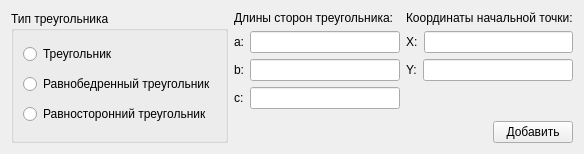
<?xml version="1.0" encoding="UTF-8"?>
<ui version="4.0">
 <class>InterfaceWindow</class>
 <widget class="QWidget" name="InterfaceWindow">
  <property name="geometry">
   <rect>
    <x>0</x>
    <y>0</y>
    <width>584</width>
    <height>154</height>
   </rect>
  </property>
  <property name="windowTitle">
   <string>Выбор треугольника</string>
  </property>
  <layout class="QHBoxLayout" name="horizontalLayout_7">
   <item>
    <widget class="QGroupBox" name="groupBox">
     <property name="title">
      <string>Тип треугольника</string>
     </property>
     <layout class="QVBoxLayout" name="verticalLayout">
      <item>
       <widget class="QRadioButton" name="_triangleButton">
        <property name="text">
         <string>Треугольник</string>
        </property>
       </widget>
      </item>
      <item>
       <widget class="QRadioButton" name="_isoscelesTriangleButton">
        <property name="text">
         <string>Равнобедренный треугольник</string>
        </property>
       </widget>
      </item>
      <item>
       <widget class="QRadioButton" name="_equilateralTriangleButton">
        <property name="text">
         <string>Равносторонний треугольник</string>
        </property>
       </widget>
      </item>
     </layout>
    </widget>
   </item>
   <item>
    <layout class="QVBoxLayout" name="verticalLayout_4">
     <item>
      <widget class="QLabel" name="_labelTextLen">
       <property name="text">
        <string>Длины сторон треугольника:</string>
       </property>
      </widget>
     </item>
     <item>
      <layout class="QHBoxLayout" name="horizontalLayout_6">
       <item>
        <widget class="QLabel" name="_labelA">
         <property name="text">
          <string>a:</string>
         </property>
        </widget>
       </item>
       <item>
        <widget class="QLineEdit" name="_lineEditA"/>
       </item>
      </layout>
     </item>
     <item>
      <layout class="QHBoxLayout" name="horizontalLayout_5">
       <item>
        <widget class="QLabel" name="_labelB">
         <property name="text">
          <string>b:</string>
         </property>
        </widget>
       </item>
       <item>
        <widget class="QLineEdit" name="_lineEditB"/>
       </item>
      </layout>
     </item>
     <item>
      <layout class="QHBoxLayout" name="horizontalLayout_4">
       <item>
        <widget class="QLabel" name="_labelC">
         <property name="text">
          <string>c:</string>
         </property>
        </widget>
       </item>
       <item>
        <widget class="QLineEdit" name="_lineEditC"/>
       </item>
      </layout>
     </item>
     <item>
      <spacer name="_verticalSpacerLen">
       <property name="orientation">
        <enum>Qt::Vertical</enum>
       </property>
       <property name="sizeHint" stdset="0">
        <size>
         <width>20</width>
         <height>40</height>
        </size>
       </property>
      </spacer>
     </item>
    </layout>
   </item>
   <item>
    <layout class="QVBoxLayout" name="verticalLayout_2">
     <item>
      <widget class="QLabel" name="_labelTextCoord">
       <property name="text">
        <string>Координаты начальной точки:</string>
       </property>
      </widget>
     </item>
     <item>
      <layout class="QHBoxLayout" name="horizontalLayout">
       <item>
        <widget class="QLabel" name="_labelX">
         <property name="text">
          <string>X:</string>
         </property>
        </widget>
       </item>
       <item>
        <widget class="QLineEdit" name="_lineEditX"/>
       </item>
      </layout>
     </item>
     <item>
      <layout class="QHBoxLayout" name="horizontalLayout_2">
       <item>
        <widget class="QLabel" name="_labelY">
         <property name="text">
          <string>Y:</string>
         </property>
        </widget>
       </item>
       <item>
        <widget class="QLineEdit" name="_lineEditY"/>
       </item>
      </layout>
     </item>
     <item>
      <spacer name="_verticalSpacerCoord">
       <property name="orientation">
        <enum>Qt::Vertical</enum>
       </property>
       <property name="sizeHint" stdset="0">
        <size>
         <width>20</width>
         <height>40</height>
        </size>
       </property>
      </spacer>
     </item>
     <item>
      <layout class="QHBoxLayout" name="horizontalLayout_3">
       <item>
        <spacer name="_horizontalSpacer">
         <property name="orientation">
          <enum>Qt::Horizontal</enum>
         </property>
         <property name="sizeHint" stdset="0">
          <size>
           <width>40</width>
           <height>20</height>
          </size>
         </property>
        </spacer>
       </item>
       <item>
        <widget class="QPushButton" name="_addButton">
         <property name="text">
          <string>Добавить</string>
         </property>
        </widget>
       </item>
      </layout>
     </item>
    </layout>
   </item>
  </layout>
 </widget>
 <resources/>
 <connections/>
</ui>
